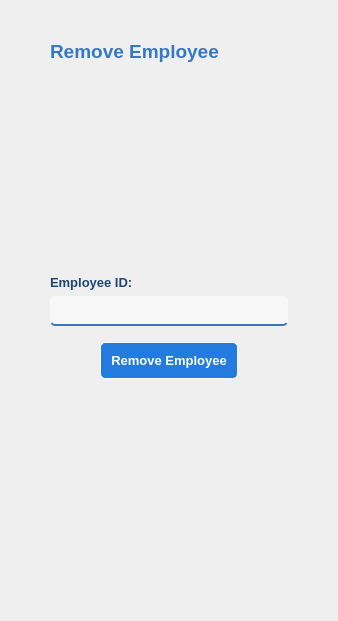
            <widget class="QWidget" name="removeEmployee">
             <property name="styleSheet">
              <string notr="true">#removeEmployee {
	background-color: transparent;
}

#removeEmpLabel {
	color: rgb(55, 120, 198);
}

#empID_3 {
	color: rgb(31, 70, 112);
}

#removeEmpLE {
	border-top: none;
	border-left: none;
	border-right: none;
	border-bottom: 2px solid rgb(55, 120, 198);
	border-radius: 5px;
	padding: 3px;
	background-color: rgba(255, 255, 255, 150);
	color: rgb(31, 70, 112);
}

#removeEmpButton {
	margin: 10px 50px 10px 50px;
	padding: 10px;
	background-color: rgb(35, 123, 223);
	border: 1px solid white;
	border-radius: 5px;
	color: white;
}

#removeEmpButton:hover {
	background-color: qlineargradient(spread:pad, x1:0.5, y1:1, x2:0.5, y2:0, stop:0 rgba(0, 83, 178, 255), stop:0.567164 rgba(56, 144, 244, 255));
}</string>
             </property>
             <layout class="QVBoxLayout" name="verticalLayout_11">
              <property name="leftMargin">
               <number>50</number>
              </property>
              <property name="topMargin">
               <number>40</number>
              </property>
              <property name="rightMargin">
               <number>50</number>
              </property>
              <property name="bottomMargin">
               <number>11</number>
              </property>
              <item>
               <widget class="QLabel" name="removeEmpLabel">
                <property name="font">
                 <font>
                  <family>Segoe UI</family>
                  <pointsize>14</pointsize>
                  <weight>75</weight>
                  <bold>true</bold>
                 </font>
                </property>
                <property name="text">
                 <string>Remove Employee</string>
                </property>
               </widget>
              </item>
              <item alignment="Qt::AlignHCenter">
               <widget class="QLabel" name="picLabel_3">
                <property name="minimumSize">
                 <size>
                  <width>200</width>
                  <height>200</height>
                 </size>
                </property>
                <property name="maximumSize">
                 <size>
                  <width>200</width>
                  <height>200</height>
                 </size>
                </property>
                <property name="sizeIncrement">
                 <size>
                  <width>0</width>
                  <height>0</height>
                 </size>
                </property>
                <property name="baseSize">
                 <size>
                  <width>0</width>
                  <height>0</height>
                 </size>
                </property>
                <property name="autoFillBackground">
                 <bool>false</bool>
                </property>
                <property name="text">
                 <string/>
                </property>
                <property name="pixmap">
                 <pixmap>icons/delete-user.png</pixmap>
                </property>
                <property name="scaledContents">
                 <bool>true</bool>
                </property>
               </widget>
              </item>
              <item>
               <widget class="QLabel" name="empID_3">
                <property name="font">
                 <font>
                  <family>Segoe UI</family>
                  <pointsize>10</pointsize>
                  <weight>75</weight>
                  <bold>true</bold>
                 </font>
                </property>
                <property name="text">
                 <string>Employee ID:</string>
                </property>
               </widget>
              </item>
              <item>
               <widget class="QLineEdit" name="removeEmpLE">
                <property name="minimumSize">
                 <size>
                  <width>0</width>
                  <height>30</height>
                 </size>
                </property>
                <property name="font">
                 <font>
                  <family>Segoe UI</family>
                  <pointsize>10</pointsize>
                 </font>
                </property>
               </widget>
              </item>
              <item>
               <widget class="QPushButton" name="removeEmpButton">
                <property name="font">
                 <font>
                  <family>Segoe UI</family>
                  <pointsize>10</pointsize>
                  <weight>75</weight>
                  <bold>true</bold>
                 </font>
                </property>
                <property name="text">
                 <string>Remove Employee</string>
                </property>
               </widget>
              </item>
              <item>
               <spacer name="verticalSpacer_4">
                <property name="orientation">
                 <enum>Qt::Vertical</enum>
                </property>
                <property name="sizeHint" stdset="0">
                 <size>
                  <width>20</width>
                  <height>221</height>
                 </size>
                </property>
               </spacer>
              </item>
             </layout>
            </widget>
